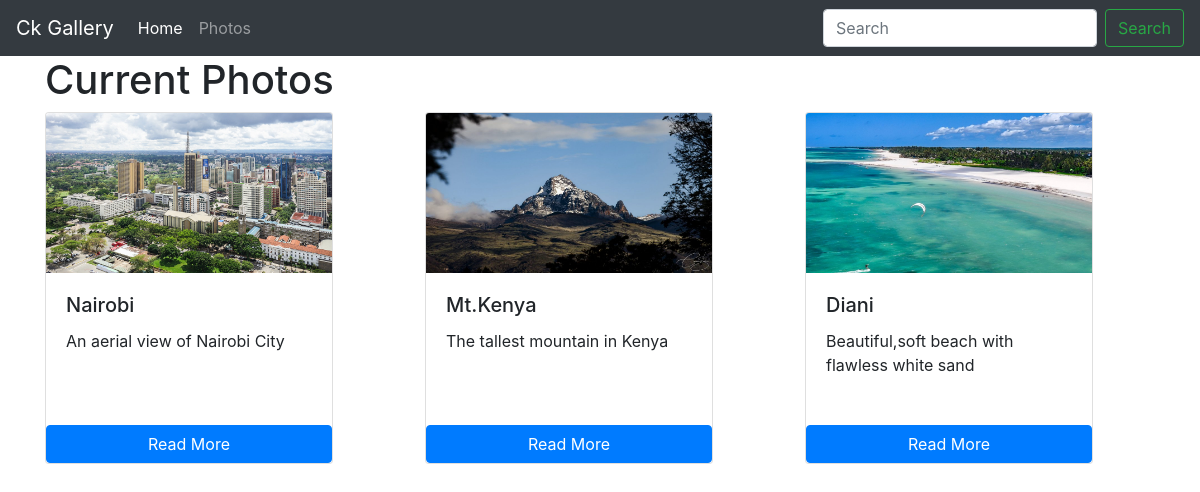
Before: /photos/ with the older database file.
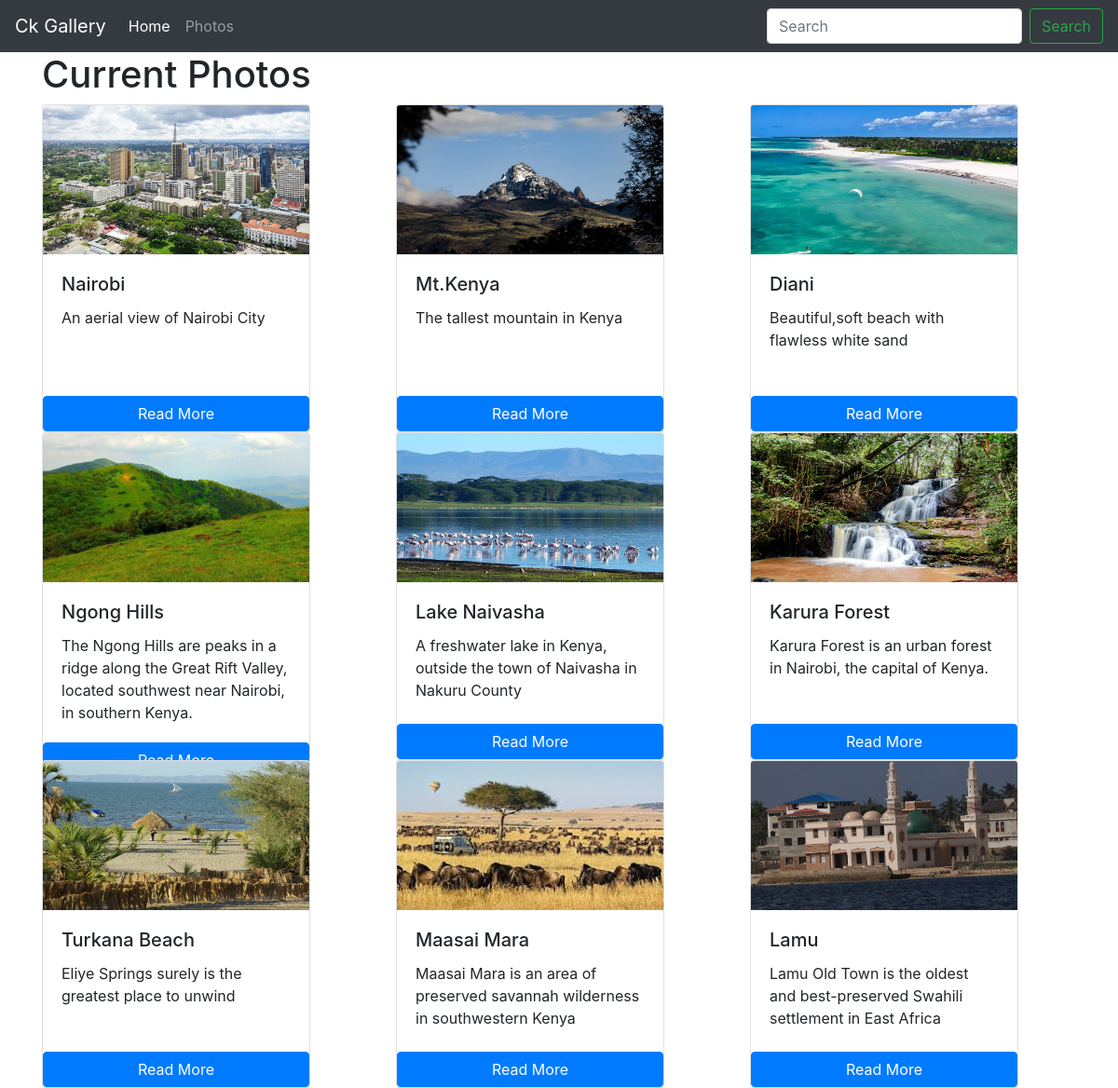
After: the same page with the newer database file.
### photos/models.py (models this page shows)
class Photos(models.Model):
    title = models.CharField(max_length=100)
    description = models.TextField()
    image = models.FilePathField(path="/img")

### photos/views.py (the view)
# urls.py: path("", views.photo_index, name="photo_index"),
def photo_index(request):
    photos = Photos.objects.all()
    context = {
        'photos':photos
    }
    return render(request, 'photo_index.html', context)

### photos/templates/photo_index.html
{% extends "base.html" %}
{% load static %}
{% block page_content %}
<h1>Current Photos</h1>
<div class="row">
    {% for photo in photos %}
    <div class="col-md-4">
        <div class="card" style="width: 18rem; height: 22rem;">
            <img class="card-img-top" src="{% static photo.image %}" style="height: 10rem;">
            <div class="card-body">
                <h5 class="card-title">{{ photo.title }}</h5>
                <p class="card-text">{{ photo.description }}</p>
            </div>
            <a href="{% url 'photo_details' photo.pk %}" class="btn btn-primary" style="align-items: center;">
                Read More
            </a>
        </div>
    </div>
    {% endfor %}
</div>
{% endblock %}

### gallery/templates/base.html (shortened to what this page needs)
<!DOCTYPE html>
<html>
<head>
    <link rel="stylesheet" href="https://stackpath.bootstrapcdn.com/bootstrap/4.1.3/css/bootstrap.min.css"
>
</head>
<body>
    <nav class="navbar navbar-expand-lg navbar-dark bg-dark">
        <a class="navbar-brand" href="{% url 'photo_index' %}">Ck Gallery</a>
        <div class="collapse navbar-collapse" id="navbarSupportedContent">
          <ul class="navbar-nav mr-auto">
            <li class="nav-item active">
              <a class="nav-link" href="{% url 'photo_index' %}">Home <span class="sr-only">(current)</span></a>
            </li>
            <li class="nav-item">
              <a class="nav-link" href="">Photos</a>
            </li>
          </ul>
          <form class="form-inline my-2 my-lg-0">
            <input class="form-control mr-sm-2" type="search" placeholder="Search" aria-label="Search">
            <button class="btn btn-outline-success my-2 my-sm-0" type="submit">Search</button>
          </form>
        </div>
      </nav>
    <div class="container">
        {% block page_content %}{% endblock %}
    </div>
</body>
</html>

Changed rows visible on the page:
added Photos: image (picture), title "Ngong Hills", description "The Ngong Hills are peaks in a ridge along the Great Rift Valley, located southwest near Nairobi, in southern Kenya."
added Photos: image (picture), title "Lake Naivasha", description "A freshwater lake in Kenya, outside the town of Naivasha in Nakuru County"
added Photos: image (picture), title "Karura Forest", description "Karura Forest is an urban forest in Nairobi, the capital of Kenya."
added Photos: image (picture), title "Turkana Beach", description "Eliye Springs surely is the greatest place to unwind"
added Photos: image (picture), title "Maasai Mara", description "Maasai Mara is an area of preserved savannah wilderness in southwestern Kenya"
added Photos: image (picture), title "Lamu", description "Lamu Old Town is the oldest and best-preserved Swahili settlement in East Africa"
